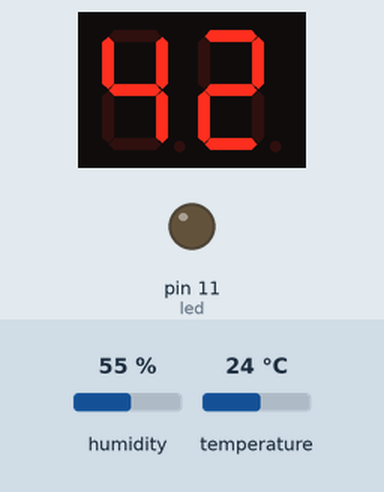
Bench run of a sketch on a simulated Arduino Uno, built with avr-gcc and run on an emulated ATmega328P. Parts: 2-digit seven-segment display, output pins drawn as LEDs (lit = HIGH). Wiring (inferred from the names in the program): 2-digit 7-segment display, segments lit when LOW: segments pin 0, pin 1, pin 2, pin 3, pin 4, pin 5, pin 6; digit selects pin 7, pin 9. Inputs (shaded band) come from the test bench; at power-on: temperature 24 °C, humidity 55 %. The segment pins are drawn as the display they are named for; pins used as bus, display or sensor lines are not drawn.

Above: at 2.8 s.
2.9 s: temperature set to 27 °C
At 5.3 s:
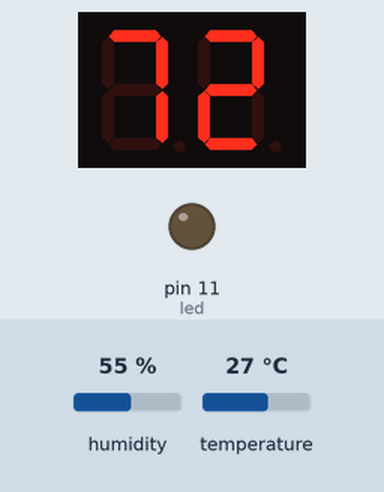
5.6 s: temperature set to 30 °C
At 6.5 s:
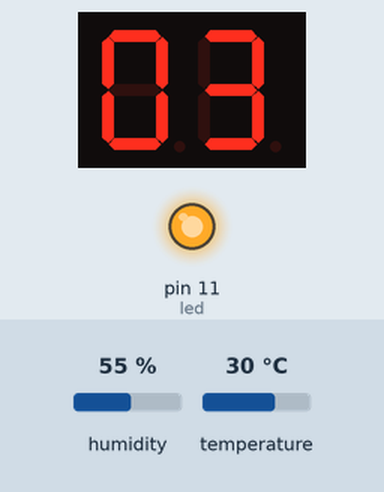
8.3 s: temperature set to 12 °C
At 11.3 s:
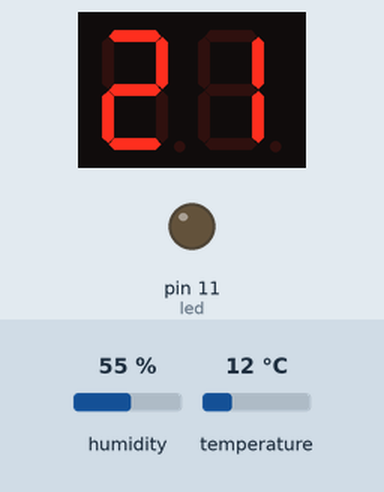
Timing chart, 0 to 12.8 s (numbered marks = the images above; inputs shaded):
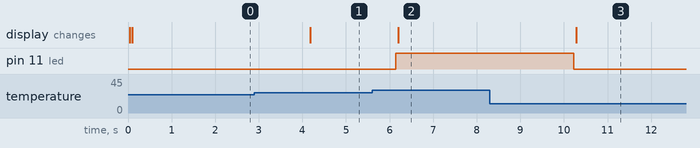

Measured:
- the behaviour switches between 28 and 29 °C on temperature (found by bisection; images 1 and 2)
- after the input at 2.9 s, the display: changes after 1.3 s (image 1)
- after the input at 5.6 s, pin 11 (led): LOW → HIGH after 0.54 s; the display: changes after 0.60 s (image 2)
- after the input at 8.3 s, pin 11 (led): HIGH → LOW after 1.9 s; the display: changes after 2.0 s (image 3)

The sketch:

atmega328_DHT_7_segment.ino
```cpp
#include "DHT.h"
#define DHTTYPE DHT11
#define DHTPIN 10  // 16
DHT dht(DHTPIN, DHTTYPE);
// atmega328 pin
int var1, var2;
int segA = 0;  // 2
int segB = 1;  // 3
int segC = 2;  // 4
int segD = 3;  // 5
int segE = 4;  // 6
int segF = 5;  // 11
int segG = 6;  // 12
int digit1 = 7;  // 13
int digit2 = 9;  // 15

int led = 11;  // 17

void setup() {
  // Initialize segment pins as OUTPUT
  pinMode(segA, OUTPUT);
  pinMode(segB, OUTPUT);
  pinMode(segC, OUTPUT);
  pinMode(segD, OUTPUT);
  pinMode(segE, OUTPUT);
  pinMode(segF, OUTPUT);
  pinMode(segG, OUTPUT);
  pinMode(digit1, OUTPUT);
  pinMode(digit2, OUTPUT);
  pinMode(led, OUTPUT);
  // Initialize DHT sensor
  dht.begin();
}

void loop() {
  int t = dht.readTemperature(); // Read temperature from DHT11
  if(t > 28){
    digitalWrite(led, HIGH);
  }else{
    digitalWrite(led, LOW);
  }
  if (isnan(t)) {
    // If DHT11 is not connected, turn on only the G segment (active low)
    digitalWrite(segA, HIGH);
    digitalWrite(segB, HIGH);
    digitalWrite(segC, HIGH);
    digitalWrite(segD, HIGH);
    digitalWrite(segE, HIGH);
    digitalWrite(segF, HIGH);
    digitalWrite(segG, LOW); // Only G segment is on
  } else {
    // If DHT11 is connected, display the temperature
    if (t >= 10) {
      var1 = int(t / 10); // Tens digit
      var2 = int(t % 10); // Units digit
    } else {
      var1 = 0; // Leading zero for single-digit temperatures
      var2 = t;
    }

    // Display the tens digit
    displayNumber(var1);
    digitalWrite(digit1, HIGH);
    digitalWrite(digit2, LOW);
    delay(10);

    // Display the units digit
    displayNumber(var2);
    digitalWrite(digit1, LOW);
    digitalWrite(digit2, HIGH);
    delay(10);
  }
}

void displayNumber(int numbertoDisplay) {
  // Turn off all segments initially (active low)
  digitalWrite(segA, HIGH);
  digitalWrite(segB, HIGH);
  digitalWrite(segC, HIGH);
  digitalWrite(segD, HIGH);
  digitalWrite(segE, HIGH);
  digitalWrite(segF, HIGH);
  digitalWrite(segG, HIGH);

  // Turn on the required segments for the number (active low)
  switch (numbertoDisplay) {
    case 0:
      digitalWrite(segA, LOW);
      digitalWrite(segB, LOW);
      digitalWrite(segC, LOW);
      digitalWrite(segD, LOW);
      digitalWrite(segE, LOW);
      digitalWrite(segF, LOW);
      break;

    case 1:
      digitalWrite(segB, LOW);
      digitalWrite(segC, LOW);
      break;

    case 2:
      digitalWrite(segA, LOW);
      digitalWrite(segB, LOW);
      digitalWrite(segG, LOW);
      digitalWrite(segE, LOW);
      digitalWrite(segD, LOW);
      break;

    case 3:
      digitalWrite(segA, LOW);
      digitalWrite(segB, LOW);
      digitalWrite(segG, LOW);
      digitalWrite(segC, LOW);
      digitalWrite(segD, LOW);
      break;

    case 4:
      digitalWrite(segF, LOW);
      digitalWrite(segG, LOW);
      digitalWrite(segB, LOW);
      digitalWrite(segC, LOW);
      break;

    case 5:
      digitalWrite(segA, LOW);
      digitalWrite(segF, LOW);
      digitalWrite(segG, LOW);
      digitalWrite(segC, LOW);
      digitalWrite(segD, LOW);
      break;

    case 6:
      digitalWrite(segA, LOW);
      digitalWrite(segF, LOW);
      digitalWrite(segG, LOW);
      digitalWrite(segC, LOW);
      digitalWrite(segD, LOW);
      digitalWrite(segE, LOW);
      break;

    case 7:
      digitalWrite(segA, LOW);
      digitalWrite(segB, LOW);
      digitalWrite(segC, LOW);
      break;

    case 8:
      digitalWrite(segA, LOW);
      digitalWrite(segB, LOW);
      digitalWrite(segC, LOW);
      digitalWrite(segD, LOW);
      digitalWrite(segE, LOW);
      digitalWrite(segF, LOW);
      digitalWrite(segG, LOW);
      break;

    case 9:
      digitalWrite(segA, LOW);
      digitalWrite(segB, LOW);
      digitalWrite(segC, LOW);
      digitalWrite(segD, LOW);
      digitalWrite(segF, LOW);
      digitalWrite(segG, LOW);
      break;
  }
}
```
